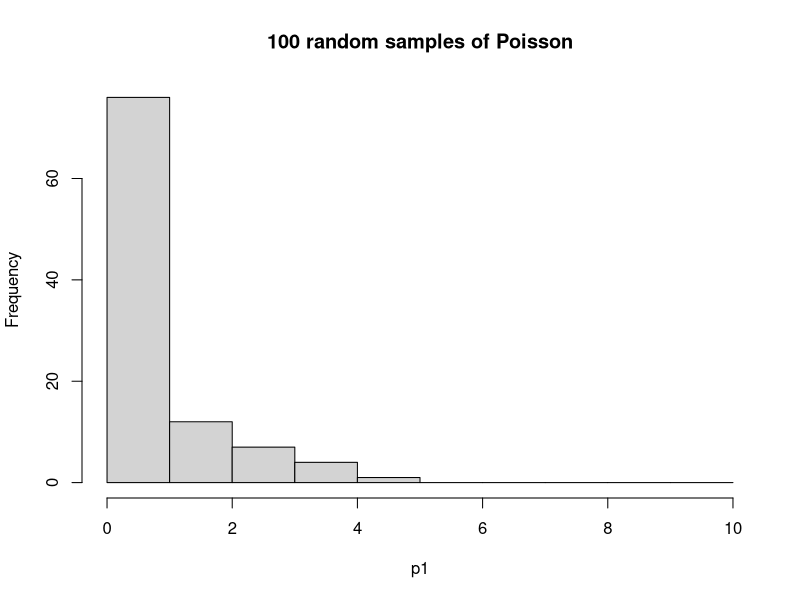
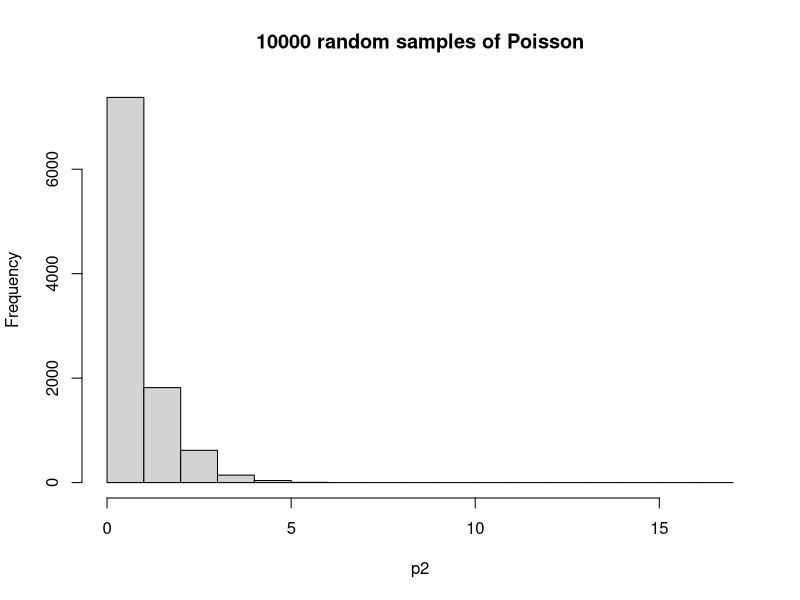
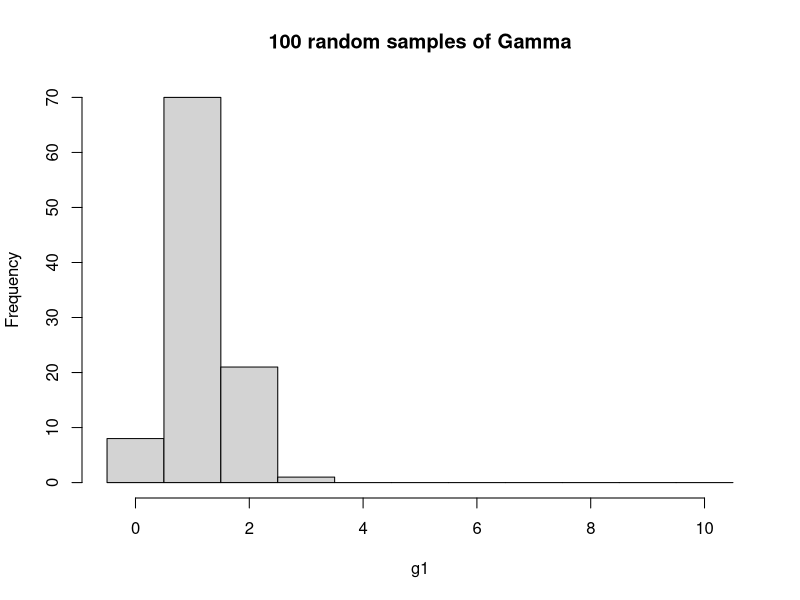
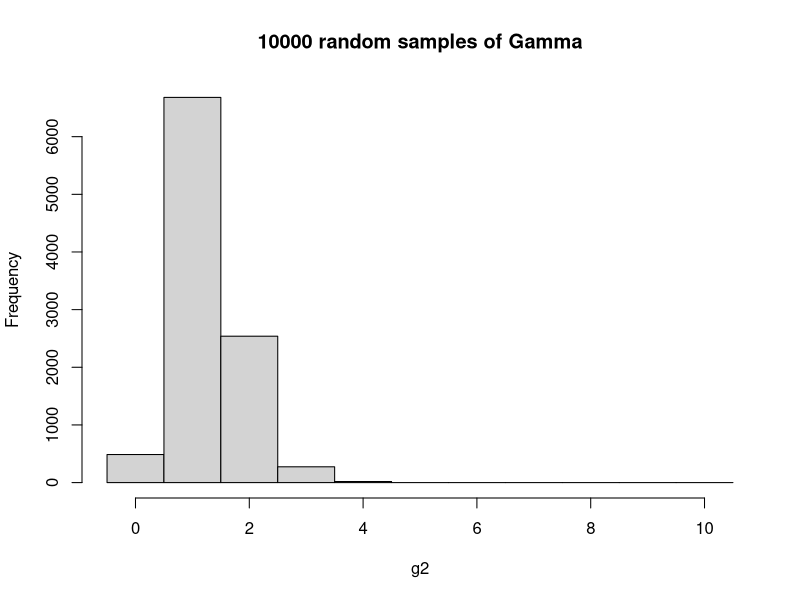

Here is the R script that generated these plots, in order:
print("Set seed to 10005")
set.seed(10005)

#Binomial
#100
print("Poisson with 100 RS and its histogram")
print("Named p1")
p1<-rpois(100,1)
hist(p1,main=paste("100 random samples of Poisson"),breaks=seq(0,10,1))

#10000
print("Poisson with 10000 RS and its histogram")
print("Named p2")
p2<-rpois(10000,1)
hist(p2,main=paste("10000 random samples of Poisson"),breaks=seq(0,17+.5,1))

#Gamma
#100
print("Gamma with 100 RS and its histogram")
print("Named g1")
g1<-rgamma(100,5,4)
hist(g1,main=paste("100 random samples of Gamma"),breaks=seq(0-.5,10+.5,1))

#10000
print("Gamma with 10000 RS and its histogram")
print("Named g2")
g2<-rgamma(10000,5,4)
hist(g2,main=paste("10000 random samples of Gamma"),breaks=seq(0-.5,10+.5,1))

print("Get statistics mean,median,sd,IQR for the above random samples")
print("Statistics for Poisson with 100 RS")
mean(p1)
median(p1)
sd(p1)
IQR(p1)

print("Statistics for Poisson with 10000 RS")
mean(p2)
median(p2)
sd(p2)
IQR(p2)

print("Statistics for Gamma with 100 RS")
mean(g1)
median(g1)
sd(g1)
IQR(g1)

print("Statistics for Gamma with 10000 RS")
mean(g2)
median(g2)
sd(g2)
IQR(g2)


print("The true distribution is the normal, thus generate random numbers and calculate mean,media,sd,IQR")
n1<-rbinom(100,15,.8)
mean(n1)
median(n1)
sd(n1)
IQR(n1)
